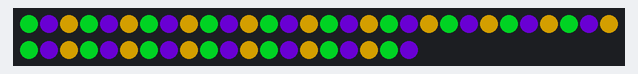
Bench run of a program on a simulated Raspberry Pi Pico running MicroPython. Parts: 50 RGB LEDs in strip order, left to right, continuing on the next row. Dim RGB values are drawn brighter than linear.

Above: at 0.1 s.
At 123.1 s:
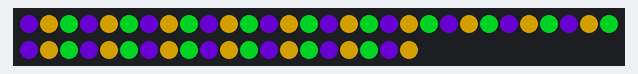

Measured:
- what the display in image 0 shows lasts 3.0 s, from 0.0 s to 3.0 s

The program:

alternating-blinkiesthree.py
```python
import plasma
from plasma import plasma2040
import time

# Set how many LEDs you have
NUM_LEDS = 50

# Pick three hues from the color wheel (from 0-360°, try https://www.cssscript.com/demo/hsv-hsl-color-wheel-picker-reinvented/ )
HUE_1 = 130
HUE_2 = 270
HUE_3 = 45

# Set up brightness (between 0 and 1)
BRIGHTNESS = 0.5

# Set up speed (wait time between color changes, in seconds)
SPEED = 3

# Pick *one* LED type by uncommenting the relevant line below:

# APA102 / DotStar™ LEDs
# led_strip = plasma.APA102(NUM_LEDS, 0, 0, plasma2040.DAT, plasma2040.CLK)

# WS2812 / NeoPixel™ LEDs
led_strip = plasma.WS2812(NUM_LEDS, 0, 0, plasma2040.DAT)

# Start updating the LED strip
led_strip.start()

while True:
    for i in range(NUM_LEDS):
        # Use modulo operation to cycle through the three colors
        if (i % 3) == 0:
            led_strip.set_hsv(i, HUE_1 / 360, 1.0, BRIGHTNESS)
        elif (i % 3) == 1:
            led_strip.set_hsv(i, HUE_2 / 360, 1.0, BRIGHTNESS)
        else:
            led_strip.set_hsv(i, HUE_3 / 360, 1.0, BRIGHTNESS)
    time.sleep(SPEED)

    for i in range(NUM_LEDS):
        # Reverse the order of colors in the second loop
        if (i % 3) == 0:
            led_strip.set_hsv(i, HUE_2 / 360, 1.0, BRIGHTNESS)
        elif (i % 3) == 1:
            led_strip.set_hsv(i, HUE_3 / 360, 1.0, BRIGHTNESS)
        else:
            led_strip.set_hsv(i, HUE_1 / 360, 1.0, BRIGHTNESS)
    time.sleep(SPEED)
```
